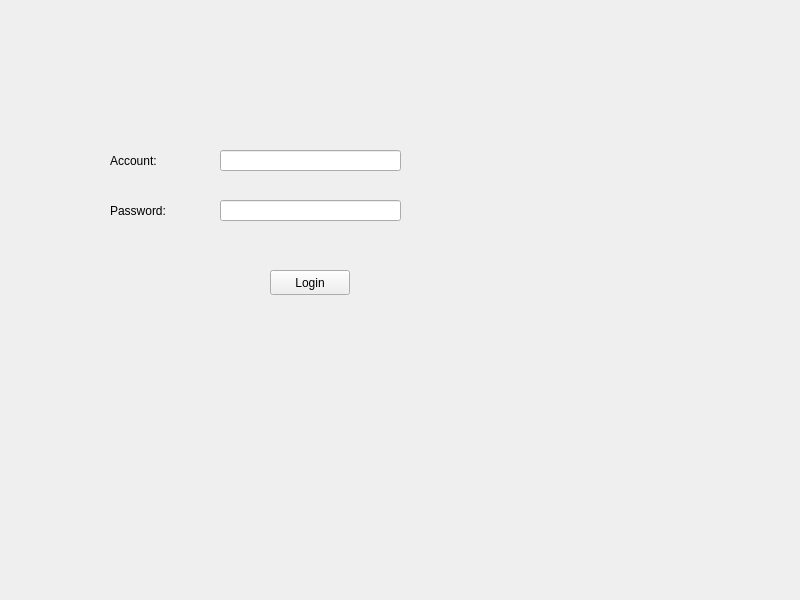
<?xml version="1.0" encoding="UTF-8"?>
<ui version="4.0">
 <class>Login</class>
 <widget class="QWidget" name="Login">
  <property name="geometry">
   <rect>
    <x>0</x>
    <y>0</y>
    <width>800</width>
    <height>600</height>
   </rect>
  </property>
  <property name="windowTitle">
   <string>Login</string>
  </property>
  <widget class="QLabel" name="label_username">
   <property name="geometry">
    <rect>
     <x>110</x>
     <y>140</y>
     <width>91</width>
     <height>41</height>
    </rect>
   </property>
   <property name="text">
    <string>Account:</string>
   </property>
  </widget>
  <widget class="QLineEdit" name="lineEdit">
   <property name="geometry">
    <rect>
     <x>220</x>
     <y>150</y>
     <width>181</width>
     <height>21</height>
    </rect>
   </property>
  </widget>
  <widget class="QLineEdit" name="lineEdit_2">
   <property name="geometry">
    <rect>
     <x>220</x>
     <y>200</y>
     <width>181</width>
     <height>21</height>
    </rect>
   </property>
  </widget>
  <widget class="QLabel" name="label_password">
   <property name="geometry">
    <rect>
     <x>110</x>
     <y>190</y>
     <width>91</width>
     <height>41</height>
    </rect>
   </property>
   <property name="text">
    <string>Password:</string>
   </property>
  </widget>
  <widget class="QPushButton" name="pushButton">
   <property name="geometry">
    <rect>
     <x>270</x>
     <y>270</y>
     <width>80</width>
     <height>25</height>
    </rect>
   </property>
   <property name="text">
    <string>Login</string>
   </property>
  </widget>
 </widget>
 <resources/>
 <connections/>
</ui>
